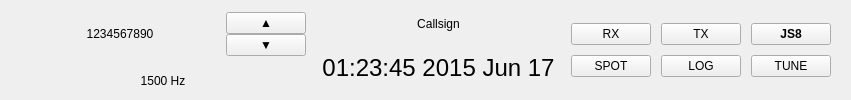
      <widget class="QWidget" name="logHorizontalWidget" native="true">
       <property name="sizePolicy">
        <sizepolicy hsizetype="Preferred" vsizetype="Minimum">
         <horstretch>0</horstretch>
         <verstretch>1</verstretch>
        </sizepolicy>
       </property>
       <property name="minimumSize">
        <size>
         <width>0</width>
         <height>75</height>
        </size>
       </property>
       <property name="maximumSize">
        <size>
         <width>16777215</width>
         <height>125</height>
        </size>
       </property>
       <layout class="QHBoxLayout" name="horizontalLayout_16">
        <property name="spacing">
         <number>0</number>
        </property>
        <property name="leftMargin">
         <number>0</number>
        </property>
        <property name="topMargin">
         <number>0</number>
        </property>
        <property name="rightMargin">
         <number>0</number>
        </property>
        <property name="bottomMargin">
         <number>0</number>
        </property>
        <item>
         <widget class="QFrame" name="logWidget">
          <property name="sizePolicy">
           <sizepolicy hsizetype="Expanding" vsizetype="Minimum">
            <horstretch>0</horstretch>
            <verstretch>0</verstretch>
           </sizepolicy>
          </property>
          <property name="minimumSize">
           <size>
            <width>0</width>
            <height>40</height>
           </size>
          </property>
          <property name="maximumSize">
           <size>
            <width>16777215</width>
            <height>16777215</height>
           </size>
          </property>
          <property name="frameShape">
           <enum>QFrame::Shape::NoFrame</enum>
          </property>
          <property name="frameShadow">
           <enum>QFrame::Shadow::Plain</enum>
          </property>
          <layout class="QHBoxLayout" name="horizontalLayout_17">
           <property name="spacing">
            <number>6</number>
           </property>
           <property name="leftMargin">
            <number>0</number>
           </property>
           <property name="topMargin">
            <number>0</number>
           </property>
           <property name="rightMargin">
            <number>0</number>
           </property>
           <property name="bottomMargin">
            <number>0</number>
           </property>
           <item>
            <widget class="QFrame" name="frame">
             <property name="sizePolicy">
              <sizepolicy hsizetype="Minimum" vsizetype="MinimumExpanding">
               <horstretch>0</horstretch>
               <verstretch>0</verstretch>
              </sizepolicy>
             </property>
             <property name="autoFillBackground">
              <bool>false</bool>
             </property>
             <property name="frameShape">
              <enum>QFrame::Shape::NoFrame</enum>
             </property>
             <property name="frameShadow">
              <enum>QFrame::Shadow::Sunken</enum>
             </property>
             <layout class="QVBoxLayout" name="verticalLayout_12" stretch="1,0,0,1">
              <property name="spacing">
               <number>6</number>
              </property>
              <property name="leftMargin">
               <number>20</number>
              </property>
              <property name="topMargin">
               <number>0</number>
              </property>
              <property name="rightMargin">
               <number>0</number>
              </property>
              <property name="bottomMargin">
               <number>0</number>
              </property>
              <item>
               <layout class="QHBoxLayout" name="horizontalLayout_18">
                <property name="topMargin">
                 <number>0</number>
                </property>
                <item>
                 <widget class="QLabel" name="currentFreq">
                  <property name="minimumSize">
                   <size>
                    <width>200</width>
                    <height>0</height>
                   </size>
                  </property>
                  <property name="alignment">
                   <set>Qt::AlignmentFlag::AlignCenter</set>
                  </property>
                  <property name="text">
                   <string>1234567890</string>
                  </property>
                 </widget>
                </item>
                <item>
                 <layout class="QVBoxLayout" name="verticalLayout_16">
                  <property name="spacing">
                   <number>0</number>
                  </property>
                  <property name="rightMargin">
                   <number>0</number>
                  </property>
                  <item>
                   <widget class="QPushButton" name="dialFreqUpButton">
                    <property name="cursor">
                     <cursorShape>PointingHandCursor</cursorShape>
                    </property>
                    <property name="toolTip">
                     <string>&lt;html&gt;&lt;head/&gt;&lt;body&gt;&lt;p&gt;Adjust VFO frequency up&lt;/p&gt;&lt;/body&gt;&lt;/html&gt;</string>
                    </property>
                    <property name="autoFillBackground">
                     <bool>false</bool>
                    </property>
                    <property name="text">
                     <string>▲</string>
                    </property>
                   </widget>
                  </item>
                  <item>
                   <widget class="QPushButton" name="dialFreqDownButton">
                    <property name="cursor">
                     <cursorShape>PointingHandCursor</cursorShape>
                    </property>
                    <property name="toolTip">
                     <string>&lt;html&gt;&lt;head/&gt;&lt;body&gt;&lt;p&gt;Adjust VFO frequency down&lt;/p&gt;&lt;/body&gt;&lt;/html&gt;</string>
                    </property>
                    <property name="autoFillBackground">
                     <bool>false</bool>
                    </property>
                    <property name="text">
                    <string>▼</string>
                    </property>
                   </widget>
                  </item>
                 </layout>
                </item>
               </layout>
              </item>
              <item>
               <widget class="QLabel" name="labDialFreqOffset">
                <property name="sizePolicy">
                 <sizepolicy hsizetype="Minimum" vsizetype="Fixed">
                  <horstretch>0</horstretch>
                  <verstretch>0</verstretch>
                 </sizepolicy>
                </property>
                <property name="visible">
                 <bool>true</bool>
                </property>
                <property name="toolTip">
                 <string>Set Current Frequency Offset</string>
                </property>
                <property name="text">
                 <string>1500 Hz</string>
                </property>
                <property name="alignment">
                 <set>Qt::AlignmentFlag::AlignCenter</set>
                </property>
                <property name="margin">
                 <number>0</number>
                </property>
               </widget>
              </item>
             </layout>
            </widget>
           </item>
           <item>
            <spacer name="horizontalSpacer_9">
             <property name="orientation">
              <enum>Qt::Orientation::Horizontal</enum>
             </property>
             <property name="sizeType">
              <enum>QSizePolicy::Policy::Expanding</enum>
             </property>
             <property name="sizeHint" stdset="0">
              <size>
               <width>10</width>
               <height>10</height>
              </size>
             </property>
            </spacer>
           </item>
           <item>
            <widget class="QFrame" name="frame_6">
             <property name="frameShape">
              <enum>QFrame::Shape::NoFrame</enum>
             </property>
             <property name="frameShadow">
              <enum>QFrame::Shadow::Plain</enum>
             </property>
             <property name="lineWidth">
              <number>0</number>
             </property>
             <layout class="QVBoxLayout" name="verticalLayout_15" stretch="1,0,0,1">
              <property name="spacing">
               <number>6</number>
              </property>
              <property name="leftMargin">
               <number>0</number>
              </property>
              <property name="topMargin">
               <number>0</number>
              </property>
              <property name="rightMargin">
               <number>0</number>
              </property>
              <property name="bottomMargin">
               <number>0</number>
              </property>
              <item>
               <widget class="QLabel" name="labCallsign">
                <property name="sizePolicy">
                 <sizepolicy hsizetype="Minimum" vsizetype="Fixed">
                  <horstretch>0</horstretch>
                  <verstretch>0</verstretch>
                 </sizepolicy>
                </property>
                <property name="mouseTracking">
                 <bool>true</bool>
                </property>
                <property name="toolTip">
                 <string>Set Callsign and Grid</string>
                </property>
                <property name="text">
                 <string>Callsign</string>
                </property>
                <property name="alignment">
                 <set>Qt::AlignmentFlag::AlignCenter</set>
                </property>
               </widget>
              </item>
              <item>
               <widget class="QLabel" name="labUTC">
                <property name="sizePolicy">
                 <sizepolicy hsizetype="Minimum" vsizetype="Fixed">
                  <horstretch>0</horstretch>
                  <verstretch>0</verstretch>
                 </sizepolicy>
                </property>
                <property name="font">
                 <font>
                  <pointsize>14</pointsize>
                 </font>
                </property>
                <property name="frameShape">
                 <enum>QFrame::Shape::NoFrame</enum>
                </property>
                <property name="frameShadow">
                 <enum>QFrame::Shadow::Plain</enum>
                </property>
                <property name="lineWidth">
                 <number>2</number>
                </property>
                <property name="midLineWidth">
                 <number>0</number>
                </property>
                <property name="text">
                 <string>&lt;html&gt;&lt;head/&gt;&lt;body&gt;&lt;p align=&quot;center&quot;&gt;&lt;span style=&quot; font-size:18pt;&quot;&gt;01:23:45 2015 Jun 17&lt;/span&gt;&lt;/p&gt;&lt;/body&gt;&lt;/html&gt;</string>
                </property>
                <property name="alignment">
                 <set>Qt::AlignmentFlag::AlignCenter</set>
                </property>
                <property name="margin">
                 <number>5</number>
                </property>
               </widget>
              </item>
             </layout>
            </widget>
           </item>
           <item>
            <spacer name="horizontalSpacer_10">
             <property name="orientation">
              <enum>Qt::Orientation::Horizontal</enum>
             </property>
             <property name="sizeType">
              <enum>QSizePolicy::Policy::Expanding</enum>
             </property>
             <property name="sizeHint" stdset="0">
              <size>
               <width>10</width>
               <height>0</height>
              </size>
             </property>
            </spacer>
           </item>
           <item>
            <widget class="QFrame" name="buttonGrid">
             <property name="sizePolicy">
              <sizepolicy hsizetype="Minimum" vsizetype="Minimum">
               <horstretch>0</horstretch>
               <verstretch>0</verstretch>
              </sizepolicy>
             </property>
             <property name="minimumSize">
              <size>
               <width>0</width>
               <height>0</height>
              </size>
             </property>
             <property name="frameShape">
              <enum>QFrame::Shape::NoFrame</enum>
             </property>
             <property name="frameShadow">
              <enum>QFrame::Shadow::Plain</enum>
             </property>
             <layout class="QGridLayout" name="gridLayout_8" rowstretch="1,0,0,1" columnstretch="1,1,1">
              <property name="sizeConstraint">
               <enum>QLayout::SizeConstraint::SetMinimumSize</enum>
              </property>
              <property name="leftMargin">
               <number>0</number>
              </property>
              <property name="topMargin">
               <number>0</number>
              </property>
              <property name="rightMargin">
               <number>20</number>
              </property>
              <property name="bottomMargin">
               <number>0</number>
              </property>
              <property name="spacing">
               <number>10</number>
              </property>
              <item row="1" column="1">
               <widget class="QPushButton" name="monitorTxButton">
                <property name="enabled">
                 <bool>true</bool>
                </property>
                <property name="sizePolicy">
                 <sizepolicy hsizetype="Preferred" vsizetype="Preferred">
                  <horstretch>0</horstretch>
                  <verstretch>0</verstretch>
                 </sizepolicy>
                </property>
                <property name="minimumSize">
                 <size>
                  <width>0</width>
                  <height>0</height>
                 </size>
                </property>
                <property name="maximumSize">
                 <size>
                  <width>16777215</width>
                  <height>16777215</height>
                 </size>
                </property>
                <property name="font">
                 <font>
                  <bold>false</bold>
                 </font>
                </property>
                <property name="visible">
                 <bool>true</bool>
                </property>
                <property name="toolTip">
                 <string>Enable or disable the transmitter</string>
                </property>
                <property name="text">
                 <string>TX</string>
                </property>
                <property name="checkable">
                 <bool>true</bool>
                </property>
                <property name="checked">
                 <bool>false</bool>
                </property>
                <property name="flat">
                 <bool>false</bool>
                </property>
               </widget>
              </item>
              <item row="1" column="0">
               <widget class="QPushButton" name="monitorButton">
                <property name="enabled">
                 <bool>true</bool>
                </property>
                <property name="sizePolicy">
                 <sizepolicy hsizetype="Preferred" vsizetype="Preferred">
                  <horstretch>0</horstretch>
                  <verstretch>0</verstretch>
                 </sizepolicy>
                </property>
                <property name="minimumSize">
                 <size>
                  <width>0</width>
                  <height>0</height>
                 </size>
                </property>
                <property name="maximumSize">
                 <size>
                  <width>16777215</width>
                  <height>16777215</height>
                 </size>
                </property>
                <property name="font">
                 <font>
                  <pointsize>9</pointsize>
                  <bold>false</bold>
                 </font>
                </property>
                <property name="toolTip">
                 <string>&lt;html&gt;&lt;head/&gt;&lt;body&gt;&lt;p&gt;Enable or disable the receiver&lt;/p&gt;&lt;/body&gt;&lt;/html&gt;</string>
                </property>
                <property name="text">
                 <string>RX</string>
                </property>
                <property name="checkable">
                 <bool>true</bool>
                </property>
                <property name="checked">
                 <bool>false</bool>
                </property>
                <property name="flat">
                 <bool>false</bool>
                </property>
               </widget>
              </item>
              <item row="2" column="1">
               <widget class="QPushButton" name="logQSOButton">
                <property name="enabled">
                 <bool>true</bool>
                </property>
                <property name="sizePolicy">
                 <sizepolicy hsizetype="Preferred" vsizetype="Preferred">
                  <horstretch>0</horstretch>
                  <verstretch>0</verstretch>
                 </sizepolicy>
                </property>
                <property name="minimumSize">
                 <size>
                  <width>0</width>
                  <height>0</height>
                 </size>
                </property>
                <property name="maximumSize">
                 <size>
                  <width>16777215</width>
                  <height>16777215</height>
                 </size>
                </property>
                <property name="font">
                 <font>
                  <pointsize>9</pointsize>
                  <bold>false</bold>
                 </font>
                </property>
                <property name="visible">
                 <bool>true</bool>
                </property>
                <property name="toolTip">
                 <string>&lt;html&gt;&lt;head/&gt;&lt;body&gt;&lt;p&gt;Insert a new entry into the log&lt;/p&gt;&lt;/body&gt;&lt;/html&gt;</string>
                </property>
                <property name="text">
                 <string>LOG</string>
                </property>
                <property name="flat">
                 <bool>false</bool>
                </property>
               </widget>
              </item>
              <item row="2" column="2">
               <widget class="QPushButton" name="tuneButton">
                <property name="enabled">
                 <bool>true</bool>
                </property>
                <property name="sizePolicy">
                 <sizepolicy hsizetype="Preferred" vsizetype="Preferred">
                  <horstretch>0</horstretch>
                  <verstretch>0</verstretch>
                 </sizepolicy>
                </property>
                <property name="minimumSize">
                 <size>
                  <width>0</width>
                  <height>0</height>
                 </size>
                </property>
                <property name="maximumSize">
                 <size>
                  <width>16777215</width>
                  <height>16777215</height>
                 </size>
                </property>
                <property name="font">
                 <font>
                  <pointsize>9</pointsize>
                  <bold>false</bold>
                 </font>
                </property>
                <property name="toolTip">
                 <string>&lt;html&gt;&lt;head/&gt;&lt;body&gt;&lt;p&gt;Transmit a tuning tone&lt;/p&gt;&lt;/body&gt;&lt;/html&gt;</string>
                </property>
                <property name="text">
                 <string>TUNE</string>
                </property>
                <property name="checkable">
                 <bool>true</bool>
                </property>
                <property name="flat">
                 <bool>false</bool>
                </property>
               </widget>
              </item>
              <item row="1" column="2">
               <widget class="QPushButton" name="modeButton">
                <property name="enabled">
                 <bool>true</bool>
                </property>
                <property name="sizePolicy">
                 <sizepolicy hsizetype="Preferred" vsizetype="Preferred">
                  <horstretch>0</horstretch>
                  <verstretch>0</verstretch>
                 </sizepolicy>
                </property>
                <property name="minimumSize">
                 <size>
                  <width>0</width>
                  <height>0</height>
                 </size>
                </property>
                <property name="maximumSize">
                 <size>
                  <width>16777215</width>
                  <height>16777215</height>
                 </size>
                </property>
                <property name="font">
                 <font>
                  <bold>true</bold>
                 </font>
                </property>
                <property name="toolTip">
                 <string>&lt;html&gt;&lt;head/&gt;&lt;body&gt;&lt;p&gt;Set the JS8 mode settings&lt;/p&gt;&lt;/body&gt;&lt;/html&gt;</string>
                </property>
                <property name="text">
                 <string>JS8</string>
                </property>
                <property name="checkable">
                 <bool>true</bool>
                </property>
                <property name="flat">
                 <bool>false</bool>
                </property>
               </widget>
              </item>
              <item row="2" column="0">
               <widget class="QPushButton" name="spotButton">
                <property name="enabled">
                 <bool>true</bool>
                </property>
                <property name="sizePolicy">
                 <sizepolicy hsizetype="Preferred" vsizetype="Preferred">
                  <horstretch>0</horstretch>
                  <verstretch>0</verstretch>
                 </sizepolicy>
                </property>
                <property name="minimumSize">
                 <size>
                  <width>0</width>
                  <height>0</height>
                 </size>
                </property>
                <property name="maximumSize">
                 <size>
                  <width>16777215</width>
                  <height>16777215</height>
                 </size>
                </property>
                <property name="font">
                 <font>
                  <pointsize>9</pointsize>
                  <bold>false</bold>
                 </font>
                </property>
                <property name="toolTip">
                 <string>&lt;html&gt;&lt;head/&gt;&lt;body&gt;&lt;p&gt;Spot to reporting networks&lt;/p&gt;&lt;/body&gt;&lt;/html&gt;</string>
                </property>
                <property name="text">
                 <string>SPOT</string>
                </property>
                <property name="checkable">
                 <bool>true</bool>
                </property>
                <property name="flat">
                 <bool>false</bool>
                </property>
               </widget>
              </item>
             </layout>
            </widget>
           </item>
          </layout>
         </widget>
        </item>
       </layout>
      </widget>
